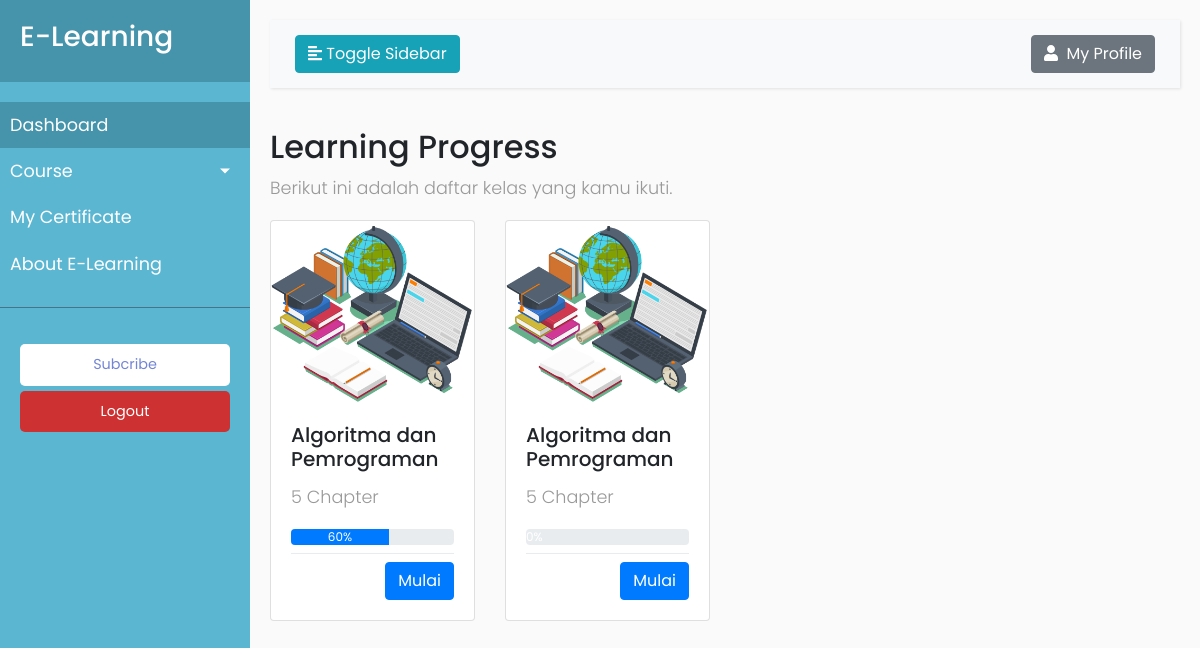
The app's page /dashboard (signed in) with its own data.
### tables this page shows
CREATE TABLE `course` (
  `id_course` int(11) NOT NULL,
  `topik` varchar(128) DEFAULT NULL,
  `deskripsi` text DEFAULT NULL,
  `kelas_level` enum('free','premium') DEFAULT NULL,
  `src_img` varchar(128) DEFAULT NULL
);

### dashboard/index.php (the view, shortened to what this page needs)
<?php
    if (!isset($_SESSION['id_users'])) {
        header("Location: ../login.php");
    }else {
        include_once '../conn.php';
        $query= mysqli_query($conn, "SELECT b.* FROM course_user AS a
    INNER JOIN course AS b ON a.id_course = b.id_course
    WHERE a.id_users = '".$_SESSION['id_users']."'");
        $data = mysqli_fetch_all($query, MYSQLI_ASSOC);
    }
?>
<!DOCTYPE html>
<html>
<head>
    <link rel="stylesheet" href="https://stackpath.bootstrapcdn.com/bootstrap/4.1.0/css/bootstrap.min.css">
    <link rel="stylesheet" href="style.css">
</head>
<body>
    <div class="wrapper">
        <nav id="sidebar">
            <div class="sidebar-header">
                <h3>E-Learning</h3>
            </div>
            <ul class="list-unstyled components">
                <li  class="active">
                    <a href="index.php">Dashboard</a>
                </li>
                <li>
                    <a href="#homeSubmenu" data-toggle="collapse" aria-expanded="false" class="dropdown-toggle">Course</a>
                </li>
                <li>
                    <a href="sertif.php">My Certificate</a>
                </li>
                <li>
                    <a href="about.php">About E-Learning</a>
                </li>
            </ul>
            <ul class="list-unstyled CTAs">
                <li>
                    <a href="subscribe.php" class="download">Subcribe</a>
                </li>
                <li>
                    <a href="logout.php" class="article">Logout</a>
                </li>
            </ul>
        </nav>
        <div id="content">
            <nav class="navbar navbar-expand-lg navbar-light bg-light">
                <div class="container-fluid">
                    <button type="button" id="sidebarCollapse" class="btn btn-info">
                        <i class="fas fa-align-left"></i>
                        <span>Toggle Sidebar</span>
                    </button>
                    <div class="dropdown">
                        <button class="btn btn-secondary" type="button" id="dropdownMenuButton" data-toggle="dropdown"
                            aria-haspopup="true" aria-expanded="false">
                            <i class="fas fa-user mr-1"></i>
                            My Profile
                        </button>
                    </div>
                </div>
            </nav>
            <h2>Learning Progress</h2>
            <p>Berikut ini adalah daftar kelas yang kamu ikuti.</p>
            <div class="row">
                <?php
                    foreach ($data as $course) {
                ?>
                        <div class="col-12 col-sm-6 col-md-4 col-lg-3 mb-4">
                        <div class="card">
                            <img class="card-img-top" src="../gambar/<?=$course['src_img'];?>" alt="Card image cap">
                            <div class="card-body">
                                <h5 class="card-title"><?=$course['topik'];?></h5>
                                <?php
                                    $query = mysqli_query($conn, "SELECT COUNT(id_chapter) as count FROM chapter_course WHERE id_course = '".$course['id_course']."'");
                                    $jml_chapter = mysqli_fetch_assoc($query);
                                    $query = mysqli_query($conn, "SELECT * FROM course_user WHERE id_users='".$_SESSION['id_users']."' AND id_course='".$course['id_course']."'");
                                    $course_user = mysqli_fetch_assoc($query);
                                    $query = mysqli_query($conn, "SELECT COUNT(b.id_progress_user) as count FROM course_user AS a INNER JOIN progress_user AS b ON a.id_course_user = b.id_course_user WHERE a.id_course_user = '".$course_user['id_course_user']."' AND b.status = 1");
                                    $jml_centang = mysqli_fetch_assoc($query);
                                    $persen = round($jml_centang['count']/$jml_chapter['count'] * 100);
                                ?>
                                <p class="card-text"><?=$jml_chapter['count'];?> Chapter</p>
                                <div class="progress">
                                    <div class="progress-bar" role="progressbar" style="width: <?=$persen;?>%;" aria-valuenow="<?=$persen;?>" aria-valuemin="0"
                                        aria-valuemax="100"><?=$persen;?>%</div>
                                </div>
                                <div class="dropdown-divider"></div>
                                <div class="text-right mt-2">
                                    <a href="course.php?id=<?=$course['id_course']?>" class="btn btn-primary">Mulai</a>
                                </div>
                            </div>
                        </div>
                    </div>
                <?php
                    }
                ?>
            </div>
        </div>
    </div>
</body>
</html>

### admin/dashboard/style.css (style rules this page uses)
body { font-family: 'Poppins', sans-serif; background: #fafafa; }
p { font-family: 'Poppins', sans-serif; font-size: 1.1em; font-weight: 300; line-height: 1.7em; color: #999; }
a, a:hover, a:focus { color: inherit; text-decoration: none; transition: all 0.3s; }
.navbar { padding: 15px 10px; background: #fff; border: none; border-radius: 0; margin-bottom: 40px; box-shadow: 1px 1px 3px rgba(0, 0, 0, 0.1); }
.wrapper { display: flex; width: 100%; align-items: stretch; }
#sidebar { min-width: 250px; max-width: 250px; background: #5BB6D2; color: #fff; transition: all 0.3s; }
#sidebar .sidebar-header { padding: 20px; background: #4594ac; }
#sidebar ul.components { padding: 20px 0; border-bottom: 1px solid #47748b; }
#sidebar ul li a { padding: 10px; font-size: 1.1em; display: block; }
#sidebar ul li.active>a, a[aria-expanded="true"] { color: #fff; background: #4594ac; }
a[data-toggle="collapse"] { position: relative; }
.dropdown-toggle::after { display: block; position: absolute; top: 50%; right: 20px; transform: translateY(-50%); }
ul.CTAs { padding: 20px; }
ul.CTAs a { text-align: center; font-size: 0.9em !important; display: block; border-radius: 5px; margin-bottom: 5px; }
a.download { background: #fff; color: #7386D5; }
a.article, a.article:hover { background: #ce3131 !important; color: #fff !important; }
#content { width: 100%; padding: 20px; min-height: 100vh; transition: all 0.3s; }

### records on screen
course: src_img (picture), topik "Algoritma dan Pemrograman", count "5", persen "60"
course: src_img (picture), topik "Algoritma dan Pemrograman", count "5", persen "0"
